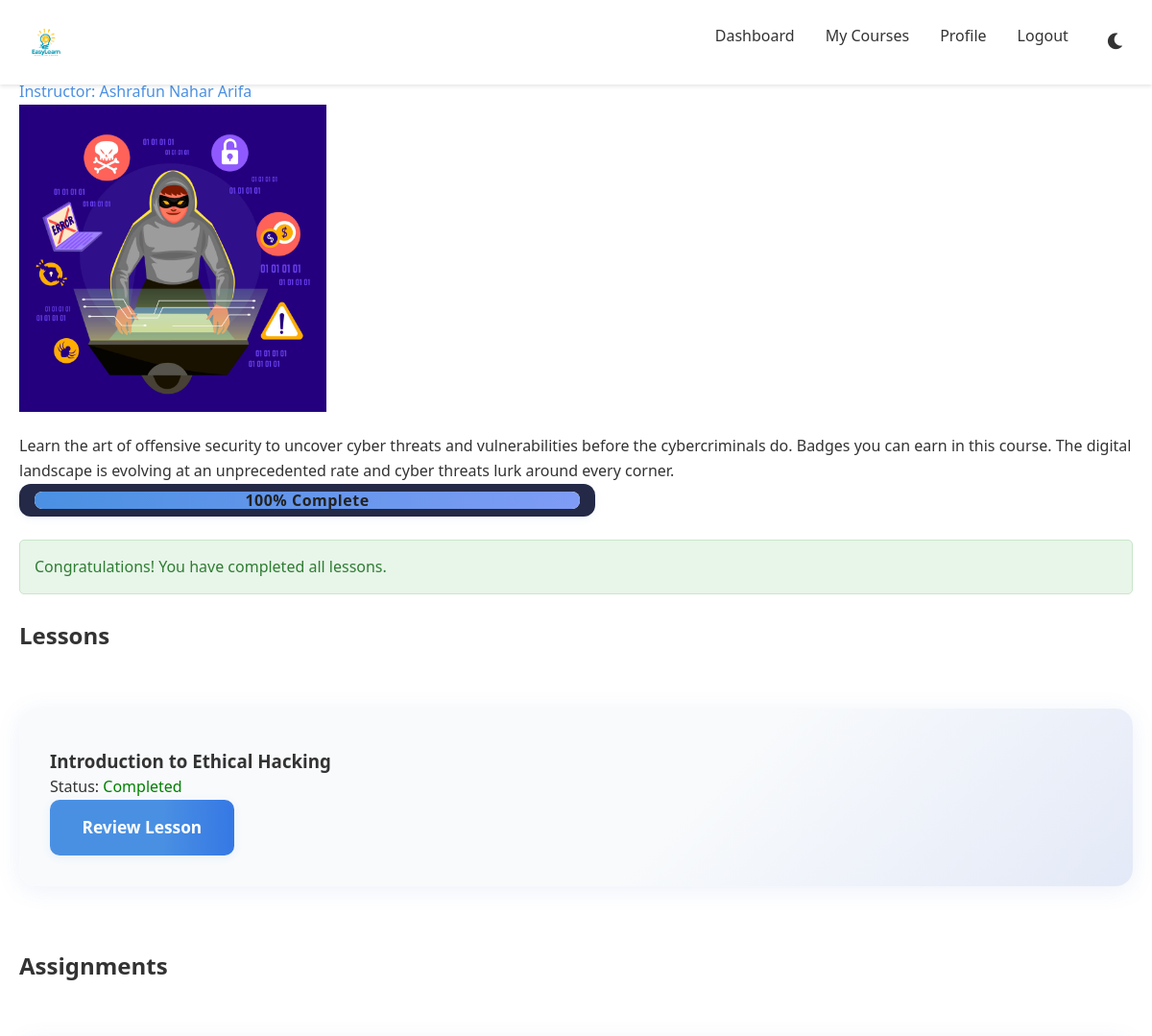
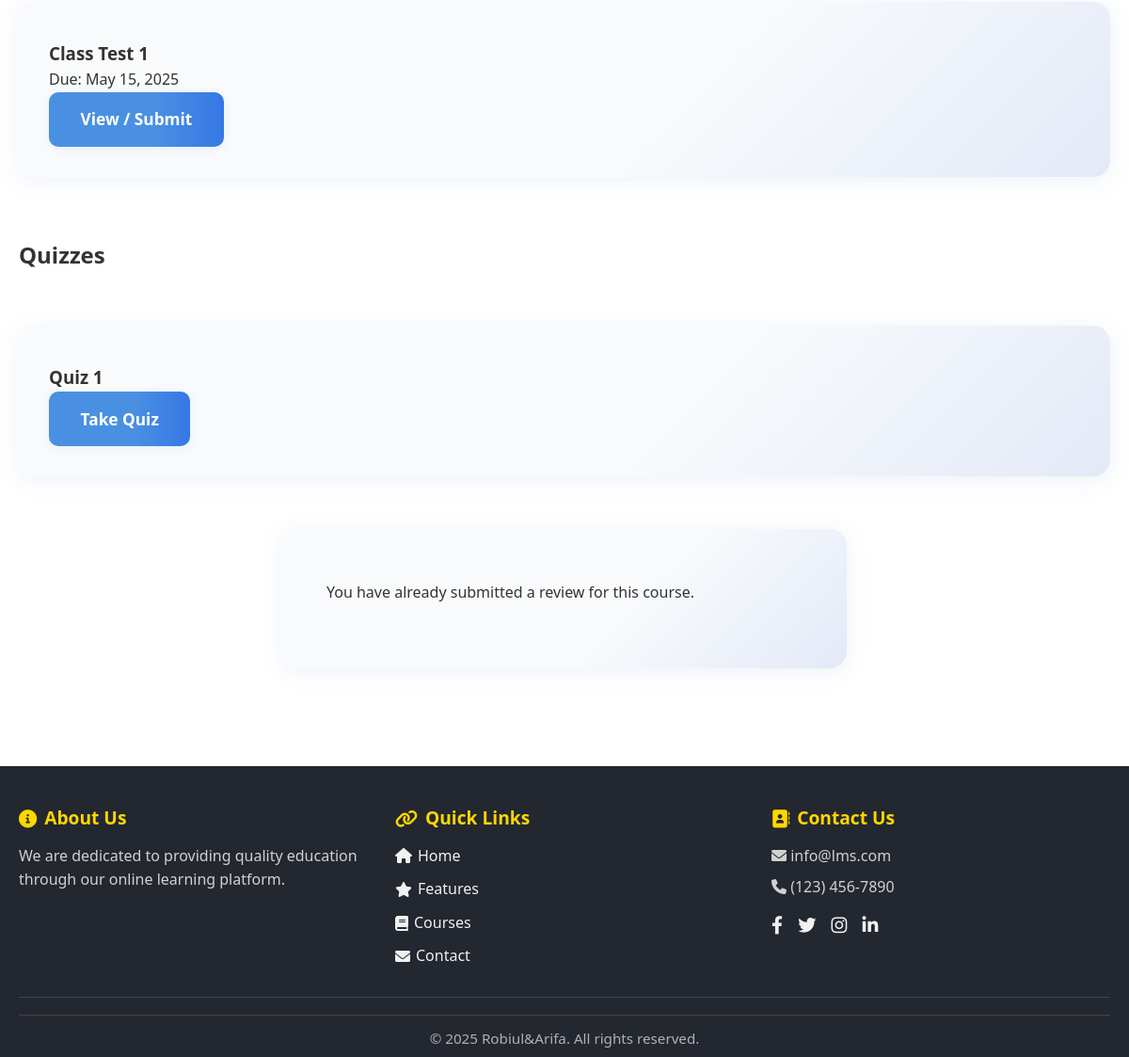
Screenshot of /php/course.php?id=4 (signed in) with the database file from the repository (2 pictures, top to bottom).
### tables this page shows
CREATE TABLE `courses` (
  `id` int(11) NOT NULL,
  `instructor_id` int(11) NOT NULL,
  `title` varchar(255) NOT NULL,
  `description` text DEFAULT NULL,
  `thumbnail_url` varchar(255) DEFAULT NULL,
  `created_at` timestamp NOT NULL DEFAULT current_timestamp(),
  `updated_at` timestamp NOT NULL DEFAULT current_timestamp() ON UPDATE current_timestamp()
);

CREATE TABLE `users` (
  `id` int(11) NOT NULL,
  `name` varchar(100) NOT NULL,
  `email` varchar(100) NOT NULL,
  `password` varchar(255) NOT NULL,
  `profile_photo` varchar(255) DEFAULT NULL,
  `role` enum('student','instructor') NOT NULL,
  `created_at` timestamp NOT NULL DEFAULT current_timestamp(),
  `updated_at` timestamp NOT NULL DEFAULT current_timestamp() ON UPDATE current_timestamp()
);

CREATE TABLE `lessons` (
  `id` int(11) NOT NULL,
  `course_id` int(11) NOT NULL,
  `title` varchar(255) NOT NULL,
  `content_url` varchar(255) DEFAULT NULL,
  `content_type` enum('video','text') NOT NULL,
  `lesson_order` int(11) NOT NULL,
  `created_at` timestamp NOT NULL DEFAULT current_timestamp(),
  `updated_at` timestamp NOT NULL DEFAULT current_timestamp() ON UPDATE current_timestamp()
);

CREATE TABLE `assignments` (
  `id` int(11) NOT NULL,
  `course_id` int(11) NOT NULL,
  `title` varchar(255) NOT NULL,
  `description` text DEFAULT NULL,
  `due_date` datetime NOT NULL,
  `created_at` timestamp NOT NULL DEFAULT current_timestamp(),
  `updated_at` timestamp NOT NULL DEFAULT current_timestamp() ON UPDATE current_timestamp()
);

CREATE TABLE `quizzes` (
  `id` int(11) NOT NULL,
  `course_id` int(11) NOT NULL,
  `title` varchar(255) NOT NULL,
  `description` text DEFAULT NULL,
  `created_at` timestamp NOT NULL DEFAULT current_timestamp()
);

### php/course.php (the view, shortened to what this page needs)
<?php
$user_id = $_SESSION['user_id'];
$user_role = $_SESSION['user_role'];
$course_id = intval($_GET['id']);
$conn = getDBConnection();
$stmt = $conn->prepare('SELECT c.*, u.name as instructor_name FROM courses c JOIN users u ON c.instructor_id = u.id WHERE c.id = ?');
$stmt->bind_param('i', $course_id);
$stmt->execute();
$course = $stmt->get_result()->fetch_assoc();
$stmt = $conn->prepare('SELECT * FROM lessons WHERE course_id = ? ORDER BY lesson_order ASC');
$stmt->bind_param('i', $course_id);
$stmt->execute();
$lessons = $stmt->get_result();
$lesson_progress = [];
if ($user_role === 'student') {
    $stmt = $conn->prepare('SELECT lesson_id, completed FROM lesson_progress WHERE student_id = ? AND lesson_id IN (SELECT id FROM lessons WHERE course_id = ?)');
    $stmt->bind_param('ii', $user_id, $course_id);
    $stmt->execute();
    $res = $stmt->get_result();
    while ($row = $res->fetch_assoc()) {
        $lesson_progress[$row['lesson_id']] = $row['completed'];
    }
    $stmt = $conn->prepare('SELECT COUNT(*) as total FROM lessons WHERE course_id = ?');
    $stmt->bind_param('i', $course_id);
    $stmt->execute();
    $total_lessons = $stmt->get_result()->fetch_assoc()['total'];
    $completed_lessons = count(array_filter($lesson_progress));
    $completed = ($completed_lessons == $total_lessons && $total_lessons > 0) ? 1 : 0;
}
$assignments = [];
$stmt = $conn->prepare('SELECT * FROM assignments WHERE course_id = ? ORDER BY id ASC');
$stmt->bind_param('i', $course_id);
$stmt->execute();
$res = $stmt->get_result();
while ($row = $res->fetch_assoc()) { $assignments[] = $row; }
$quizzes = [];
$stmt = $conn->prepare('SELECT * FROM quizzes WHERE course_id = ? ORDER BY id ASC');
$stmt->bind_param('i', $course_id);
$stmt->execute();
$res = $stmt->get_result();
while ($row = $res->fetch_assoc()) { $quizzes[] = $row; }
$review_submitted = false;
?>
<!DOCTYPE html>
<html lang="en">
<head>
    <link rel="stylesheet" href="../css/style.css">
    <link rel="stylesheet" href="https://cdnjs.cloudflare.com/ajax/libs/font-awesome/6.0.0/css/all.min.css">
</head>
<body>
    <nav class="navbar">
        <div class="container nav-content">
            <a href="../index.php" class="logo"><img src="../images/EasyLearn.png" alt="EasyLearn Logo" style="height:56px;vertical-align:middle;margin-right:10px;"></a>
            <div class="nav-links">
                <?php if ($user_role === 'instructor'): ?>
                    <a href="instructor_dashboard.php">Dashboard</a>
                <?php else: ?>
                    <a href="student_dashboard.php">Dashboard</a>
                <?php endif; ?>
                <a href="my_courses.php">My Courses</a>
                <a href="profile.php">Profile</a>
                <a href="logout.php">Logout</a>
                <button class="theme-toggle" aria-label="Toggle theme">
                    <i class="fas fa-moon"></i>
                </button>
            </div>
        </div>
    </nav>
    <div class="container">
        <div class="dashboard">
            <h1><?php echo htmlspecialchars($course['title']); ?></h1>
            <p class="instructor">Instructor: <?php echo htmlspecialchars($course['instructor_name']); ?></p>
            <img src="<?php echo !empty($course['thumbnail_url']) ? '../' . $course['thumbnail_url'] : '../images/default-course.jpg'; ?>" alt="<?php echo htmlspecialchars($course['title']); ?>" style="max-width:320px;margin-bottom:1rem;">
            <p><?php echo htmlspecialchars($course['description']); ?></p>
            <?php if ($user_role === 'student'): ?>
                <?php $total = $lessons->num_rows; $completed = count(array_filter($lesson_progress)); $progress = $total ? round(($completed/$total)*100) : 0; ?>
                <div class="progress-bar-container" style="background:#232946;padding:0.5rem 1rem;border-radius:12px;margin-bottom:1.5rem;box-shadow:0 2px 8px rgba(80,120,200,0.07);max-width:600px;">
                    <div class="progress-bar" style="background:#e3e9f7;height:18px;border-radius:8px;overflow:hidden;position:relative;">
                        <div style="background:linear-gradient(90deg,#4a90e2,#7f9cf5);height:100%;width:<?php echo $progress; ?>%;border-radius:8px;transition:width 0.4s;"></div>
                        <span style="position:absolute;left:50%;top:0;transform:translateX(-50%);color:#222;font-weight:700;line-height:18px;font-size:1rem;letter-spacing:0.5px;"><?php echo $progress; ?>% Complete</span>
                    </div>
                </div>
                <?php if ($completed < $total): ?>
                    <?php foreach ($lessons as $lesson) { if (!isset($lesson_progress[$lesson['id']]) || !$lesson_progress[$lesson['id']]) { $next_lesson = $lesson; break; } } ?>
                    <?php if (isset($next_lesson)): ?>
                        <a href="lesson_process.php?lesson_id=<?php echo $next_lesson['id']; ?>&course_id=<?php echo $course_id; ?>" class="btn btn-success" style="margin-bottom:1.5rem;">Continue Course</a>
                    <?php endif; ?>
                <?php else: ?>
                    <div class="alert alert-success" style="margin-bottom:1.5rem;">Congratulations! You have completed all lessons.</div>
                <?php endif; ?>
            <?php endif; ?>
            <h2>Lessons</h2>
            <div class="dashboard-grid">
                <?php if ($lessons->num_rows > 0): ?>
                    <?php $lessons->data_seek(0); while ($lesson = $lessons->fetch_assoc()): ?>
                        <div class="card">
                            <h3><?php echo htmlspecialchars($lesson['title']); ?></h3>
                            <?php if ($user_role === 'student'): ?>
                                <p>Status: <?php echo isset($lesson_progress[$lesson['id']]) && $lesson_progress[$lesson['id']] ? '<span style="color:green;">Completed</span>' : '<span style="color:#aaa;">Not completed</span>'; ?></p>
                                <a href="lesson_process.php?lesson_id=<?php echo $lesson['id']; ?>&course_id=<?php echo $course_id; ?>" class="btn btn-primary"><?php echo isset($lesson_progress[$lesson['id']]) && $lesson_progress[$lesson['id']] ? 'Review Lesson' : 'Continue Lesson'; ?></a>
                            <?php endif; ?>
                        </div>
                    <?php endwhile; ?>
                <?php else: ?>
                    <div class="card"><p>No lessons added yet.</p></div>
                <?php endif; ?>
            </div>
            <h2 style="margin-top:2.5rem;">Assignments</h2>
            <div class="dashboard-grid">
                <?php if (count($assignments) > 0): ?>
                    <?php foreach ($assignments as $assignment): ?>
                        <div class="card">
                            <h3><?php echo htmlspecialchars($assignment['title']); ?></h3>
                            <p>Due: <?php echo date('M d, Y', strtotime($assignment['due_date'])); ?></p>
                            <a href="assignment.php?id=<?php echo $assignment['id']; ?>&course_id=<?php echo $course_id; ?>" class="btn btn-primary">View / Submit</a>
                        </div>
                    <?php endforeach; ?>
                <?php else: ?>
                    <div class="card"><p>No assignments for this course.</p></div>
                <?php endif; ?>
            </div>
            <h2 style="margin-top:2.5rem;">Quizzes</h2>
            <div class="dashboard-grid">
                <?php if (count($quizzes) > 0): ?>
                    <?php foreach ($quizzes as $quiz): ?>
                        <div class="card">
                            <h3><?php echo htmlspecialchars($quiz['title']); ?></h3>
                            <a href="quiz.php?id=<?php echo $quiz['id']; ?>&course_id=<?php echo $course_id; ?>" class="btn btn-primary">Take Quiz</a>
                        </div>
                    <?php endforeach; ?>
                <?php else: ?>
                    <div class="card"><p>No quizzes for this course.</p></div>
                <?php endif; ?>
            </div>
            <?php if ($user_role === 'student' && $completed): ?>
                <?php
                $stmt = $conn->prepare('SELECT id FROM reviews WHERE student_id = ? AND course_id = ?');
                $stmt->bind_param('ii', $user_id, $course_id);
                $stmt->execute();
                $stmt->store_result();
                $has_review = $stmt->num_rows > 0;
                ?>
                <div class="card" style="margin:2rem auto 2rem auto;max-width:600px;">
                    <?php if ($review_submitted): ?>
                        <div class="alert alert-success">Thank you for your feedback!</div>
                    <?php else: ?>
                        <div class="alert alert-info">You have already submitted a review for this course.</div>
                    <?php endif; ?>
                </div>
            <?php endif; ?>
        </div>
    </div>
        <footer class="footer modern-footer">
        <div class="container">
            <div class="footer-content">
                <div class="footer-section about">
                    <h3><i class="fas fa-info-circle"></i> About Us</h3>
                    <p>We are dedicated to providing quality education through our online learning platform.</p>
                </div>
                <div class="footer-section links">
                    <h3><i class="fas fa-link"></i> Quick Links</h3>
                    <ul>
                        <li><a href="index.php"><i class="fas fa-home"></i> Home</a></li>
                        <li><a href="#features"><i class="fas fa-star"></i> Features</a></li>
                        <li><a href="#courses"><i class="fas fa-book"></i> Courses</a></li>
                        <li><a href="php/contact.php"><i class="fas fa-envelope"></i> Contact</a></li>
                    </ul>
                </div>
                <div class="footer-section contact">
                    <h3><i class="fas fa-address-book"></i> Contact Us</h3>
                    <p><i class="fas fa-envelope"></i> info@lms.com</p>
                    <p><i class="fas fa-phone"></i> (123) 456-7890</p>
                    <div class="footer-social">
                        <a href="https://web.facebook.com/wdrobi17" title="Facebook"><i class="fab fa-facebook-f"></i></a>
                        <a href="https://x.com/wdrobi21" title="Twitter"><i class="fab fa-twitter"></i></a>
                        <a href="https://www.instagram.com/wdrobi" title="Instagram"><i class="fab fa-instagram"></i></a>
                        <a href="https://www.linkedin.com/in/wdrobi/" title="LinkedIn"><i class="fab fa-linkedin-in"></i></a>
                    </div>
                </div>
            </div>
            <div class="footer-bottom">
                <hr>
                <p>&copy; <?php echo date('Y'); ?> Robiul&Arifa. All rights reserved.</p>
            </div>
        </div>
    </footer>
</body>
</html>

### css/style.css (style rules this page uses)
* { margin: 0; padding: 0; box-sizing: border-box; }
:root { --primary-color: #4a90e2; --secondary-color: #2c3e50; --accent-color: #e74c3c; --text-color: #333; --bg-color: #fff; --card-bg: #f8f9fa; --border-color: #dee2e6; --success-color: #28a745; --warning-color: #ffc107; --error-color: #dc3545; }
body { font-family: 'Segoe UI', Tahoma, Geneva, Verdana, sans-serif; line-height: 1.6; color: var(--text-color); background-color: var(--bg-color); transition: background-color 0.3s, color 0.3s; }
.container { max-width: 1200px; margin: 0 auto; padding: 0 20px; }
.navbar { background-color: var(--bg-color); box-shadow: 0 2px 4px rgba(0,0,0,0.1); padding: 1rem 0; position: fixed; width: 100%; top: 0; z-index: 1000; }
.nav-content { display: flex; justify-content: space-between; align-items: center; }
.nav-links { display: flex; gap: 2rem; }
.nav-links a { color: var(--text-color); text-decoration: none; font-weight: 500; transition: color 0.3s; }
.card { background-color: var(--card-bg); border-radius: 8px; padding: 1.5rem; margin: 1rem 0; box-shadow: 0 2px 4px rgba(0,0,0,0.1); transition: transform 0.3s; }
.btn, .auth-form .btn, .btn-link, .auth-form .btn-link { padding: 0.95rem 2.1rem; font-size: 1.08rem; border-radius: 10px; font-weight: 600; min-width: 140px; text-align: center; box-shadow: 0 2px 8px rgba(74, 144, 226, 0.10); transition: background 0.2s, color 0.2s, transform 0.15s; outline: none; border: none; text-decoration: none !important; cursor: pointer; display: inline-block; }
.btn-primary { background: linear-gradient(90deg, #4a90e2 60%, #3578e5 100%); color: #fff; }
.dashboard { padding: 2rem 0; }
.dashboard-grid { display: grid; grid-template-columns: repeat(auto-fit, minmax(300px, 1fr)); gap: 2rem; margin-top: 2rem; }
.progress-bar { width: 100%; height: 10px; background-color: var(--border-color); border-radius: 5px; overflow: hidden; }
.theme-toggle { background: none; border: none; color: var(--text-color); cursor: pointer; padding: 0.5rem; font-size: 1.2rem; }
.modern-footer { background: #23272f; color: #f1f1f1; padding: 40px 0 0 0; margin-top: 40px; font-size: 1rem; }
.modern-footer .footer-content { display: flex; flex-wrap: wrap; justify-content: space-between; gap: 40px; padding-bottom: 20px; }
.modern-footer .footer-section { flex: 1 1 220px; min-width: 220px; }
.modern-footer .footer-section h3 { font-size: 1.2rem; margin-bottom: 12px; color: #ffd700; display: flex; align-items: center; gap: 8px; }
.modern-footer .footer-section ul { list-style: none; padding: 0; margin: 0; }
.modern-footer .footer-section ul li { margin-bottom: 10px; }
.modern-footer .footer-section ul li a { color: #f1f1f1; text-decoration: none; transition: color 0.2s; display: flex; align-items: center; gap: 6px; }
.modern-footer .footer-section p { margin: 8px 0; color: #d1d1d1; }
.modern-footer .footer-social { margin-top: 12px; }
.modern-footer .footer-social a { color: #f1f1f1; margin-right: 12px; font-size: 1.2rem; transition: color 0.2s, transform 0.2s; display: inline-block; }
.modern-footer .footer-bottom { text-align: center; padding: 18px 0 8px 0; border-top: 1px solid #444; color: #b1b1b1; font-size: 0.95rem; }
.modern-footer .footer-bottom hr { border: none; border-top: 1px solid #444; margin: 0 0 12px 0; }
.card { background: linear-gradient(135deg, #f8fafc 60%, #e3e9f7 100%); border-radius: 18px; box-shadow: 0 4px 24px rgba(80, 120, 200, 0.10); padding: 2.5rem 2rem 2rem 2rem; margin: 1.5rem 0; transition: box-shadow 0.2s; }
.alert { padding: 0.8rem 1rem; border-radius: 8px; margin-bottom: 1rem; font-size: 1rem; }
.alert-success { background: #eaffea; color: #388e3c; border: 1.5px solid #bdf5bd; }
.instructor { color: var(--primary-color); font-weight: 500; }
.progress-bar { height: 8px; background: var(--border-color); border-radius: 4px; overflow: hidden; }
.alert { padding: 15px; margin-bottom: 20px; border-radius: 5px; }
.alert-success { background: #e8f5e9; color: #2e7d32; border: 1px solid #c8e6c9; }

### rows the page displays
courses: instructor.name "Ashrafun Nahar Arifa", thumbnail_url (picture), description "Learn the art of offensive security to uncover cyber threats and vulnerabilities before the cybercriminals do. Badges you can earn in this course. The digital landscape is evolving at an unprecedented rate and cyber threats lurk around every corner."
lessons: title "Introduction to Ethical Hacking", shows "Completed", shows "Review Lesson"
assignments: title "Class Test 1", due_date "May 15, 2025"
quizzes: title "Quiz 1"

### other values shown
$progress "100"
